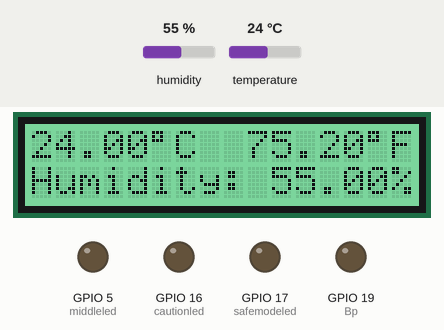
The sketch below on a simulated ESP32. Parts: 16×2 character LCD, output pins drawn as LEDs (lit = HIGH). The inputs (shaded band) are chosen by the test bench; at power-on: humidity 55 %, temperature 24 °C. WiFi joins after 1.5 s; servers stay silent unless stated; what the sketch prints to the serial monitor is not drawn.

Above: at 4.1 s.
4.2 s: humidity set to 22 %
At 7.1 s:
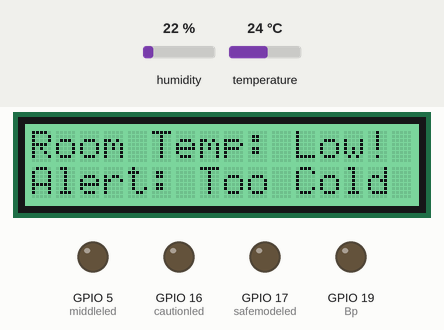
At 11.6 s:
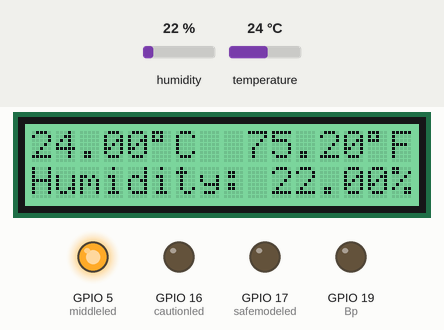
11.9 s: temperature set to 12 °C
18.6 s: humidity set to 40 %
26.3 s: temperature set to 19 °C
At 34.4 s:
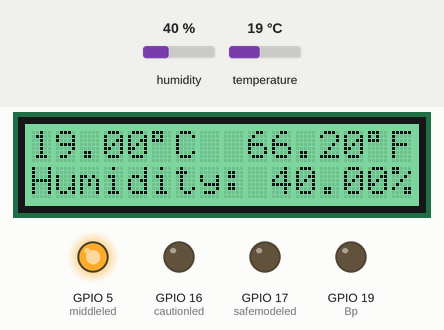
Timing chart, 0 to 35.0 s (numbered marks = the images above; inputs shaded):
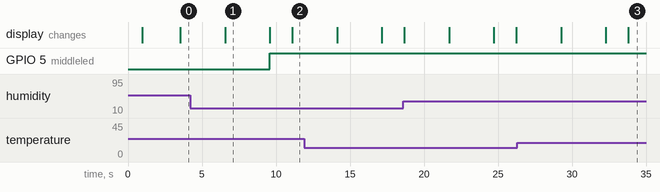

Measured:
- what the display in image 1 shows lasts 3.0 s, from 6.6 s to 9.6 s

The sketch:

Esp_32_Temp_Hum_Sensor.ino
```cpp
#include "rgb_lcd.h"
#include <HTTPClient.h>
#include <WiFi.h>
#include <DHT11.h>
#include "ThingSpeak.h"

//Wi-Fi Setup
const char* ssid = "Phil";
const char* password = "phillip@1";

String serverName="https://api.thingspeak.com/update?api_key=20DOVLPVBWMG4HSZ";

WiFiClient client;
HTTPClient http;

//ThingSpeak Setup
unsigned long channelID = 2953126;       // ThingSpeak Channel ID
const char* writeAPIKey = "20DOVLPVBWMG4HSZ";  // ThingSpeak Write API Key
const char* readAPIKey = "OPB81U1UQIR0AC52";

//DHT Sensor Setup
int sensorpin=26;
DHT11 dht11(sensorpin);

float humidity;
float tempC;
float tempF;
int delaytime = 900;

//LCD Setup
rgb_lcd lcd;
int dT=1500;
int sT=1500;
const int colorR = 85;
const int colorG = 205;
const int colorB = 128;

//LED Pins
int dt = 500;
int safemodeled = 17;        // Green LED
int middleled = 5;          // Yellow LED
int cautionled = 16;         // Red LED

//Buzzer Pin
int Bp = 19;                 // Buzzer pin

void setup() {
  Serial.begin(115200);
  delay(delaytime);

  //This is for the Display
   lcd.begin(16, 2);
   lcd.setRGB(colorR, colorG, colorB);

  // This is for the LEDs
  pinMode(safemodeled, OUTPUT);
  pinMode(middleled, OUTPUT);
  pinMode(cautionled, OUTPUT);
  pinMode(Bp, OUTPUT);

//connect to wifi
  WiFi.begin(ssid, password);
  Serial.print("Connecting to Wi-Fi....");
  while (WiFi.status() != WL_CONNECTED) {
    delay(500);
    Serial.print("Attempting to connect to SSID: ");
  }
  Serial.println();
  Serial.print("\nConnected to Wi-Fi, IP Adress: ");
  Serial.print(WiFi.localIP());
  ThingSpeak.begin(client);
}

void loop() {
if(WiFi.status() == WL_CONNECTED){
  humidity = dht11.readHumidity();
  tempC = dht11.readTemperature();
  tempF = (tempC * 1.8) + 32;

   // Check if any reads failed and exit early (to try again).
  if (isnan(humidity) || isnan(tempC) || isnan(tempF)) {
    Serial.println("Failed to read from DHT sensor!");
    return;
  }
}

  Serial.print("Humidity: ");
  Serial.print(humidity);
  Serial.print(" Temperature ");
  Serial.print(tempC);
  Serial.print(" C ");
  Serial.print(tempF);
  Serial.println(" F ");

  //LCD Printing
  lcd.setCursor(0, 0);
  lcd.print(tempC);
  lcd.print(char(0xDF));
  lcd.print("C");

  lcd.setCursor(9, 0);
  lcd.print(tempF);
  lcd.print(char(0xDF));
  lcd.print("F");

  lcd.setCursor(0, 1);
  lcd.print("Humidity: ");
  lcd.setCursor(10, 1);
  lcd.print(humidity);
  lcd.print("%");

   delay(3000);
   lcd.clear();


  //Room Condition Messages
  if (tempC >= 30 && tempC <= 35) {
    lcd.setCursor(0, 0);
    lcd.print("Room Temp:Normal");
    lcd.setCursor(0, 1);
    lcd.print("All Good - Safe");
  } else if (tempC <= 29) {
    lcd.setCursor(0, 0);
    lcd.print("Room Temp: Low!");
    lcd.setCursor(0, 1);
    lcd.print("Alert: Too Cold");
  } else {
    lcd.setCursor(0, 0);
    lcd.print("Room Temp: High");
    lcd.setCursor(0, 1);
    lcd.print("Alert: Too Hot");
     }
    delay(3000);
    lcd.clear();

  //LEDs and Buzzer
  if (tempC >= 30 && tempC <= 35) {
    digitalWrite(cautionled, LOW);
    digitalWrite(middleled, LOW);
    digitalWrite(safemodeled, HIGH);
    digitalWrite(Bp, LOW);
  } else if (tempC <= 29) {
    digitalWrite(safemodeled, LOW);
    digitalWrite(cautionled, LOW);
    digitalWrite(middleled, HIGH);
    digitalWrite(Bp, LOW);
  } else {
    digitalWrite(safemodeled, LOW);
    digitalWrite(middleled, LOW);
    digitalWrite(cautionled, HIGH);
    digitalWrite(Bp, HIGH);
  }

  //Upload to ThingSpeak
  ThingSpeak.setField(1, tempC);
  ThingSpeak.setField(2, tempF);
  ThingSpeak.setField(3, humidity);

  int response = ThingSpeak.writeFields(channelID, writeAPIKey);
  if (response == 200) {
    Serial.println("Data sent to ThingSpeak successfully.");
  } else {
    Serial.print("Error sending data: ");
    Serial.println(response);
  }

  delay(150); // ThingSpeak requires 15 sec delay between uploads
}
```
